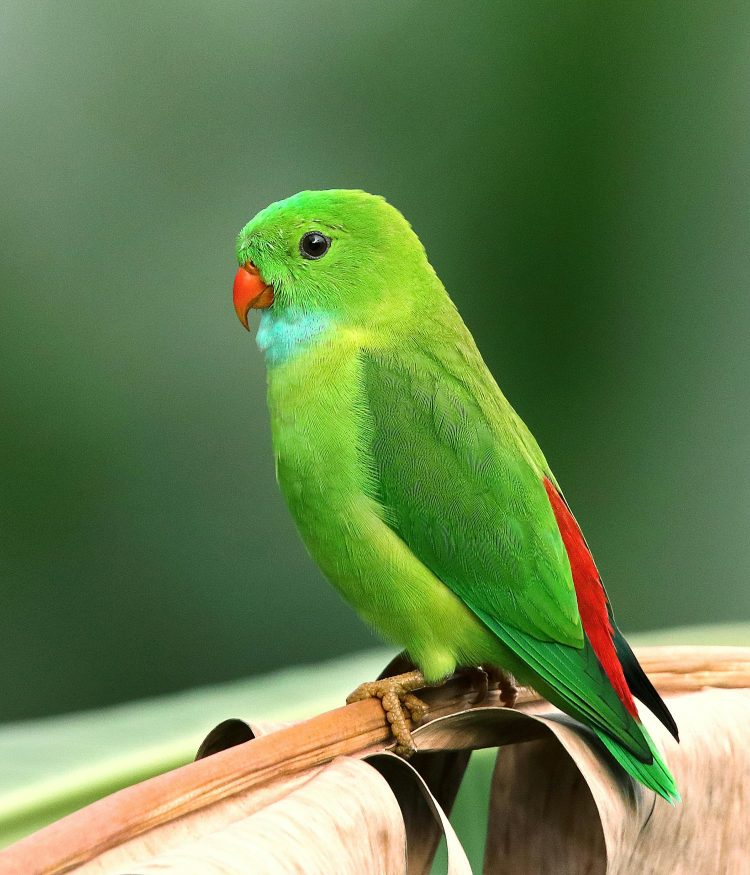
#> input picture images/pexels-roshan-kamath-793618-1661179.jpg, 2250 x 2625 px (shown at 1/3 size)
$ python img_resize_crop.py
#> lines starting #> are read from the running program, lines starting #| are printed output that depends on the picture
import cv2
path = 'images/pexels-roshan-kamath-793618-1661179.jpg'
img = cv2.imread(path)
#> img is the input picture: shape (2625, 2250, 3); mean B, G, R 76.1, 127.4, 100.4

# visualizng the original image
print(img.shape)
#| (2625, 2250, 3)
cv2.imshow('img',img)
cv2.waitKey(0)

#cropped image
crop=img[200:400,500:1000]
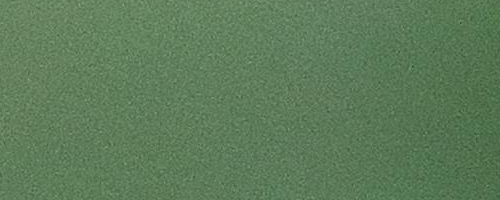
#> crop: shape (200, 500, 3); mean B, G, R 89.3, 124, 93.1
cv2.imshow('crop',crop)
cv2.waitKey(0)


#resize
resize=cv2.resize(img,(400,300))
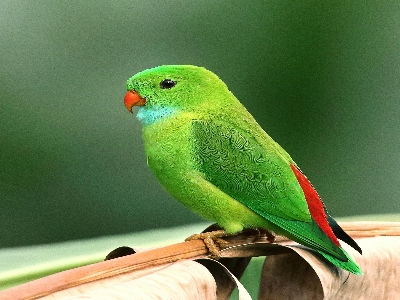
#> resize: shape (300, 400, 3); mean B, G, R 76, 127.3, 100.3
cv2.imshow('resize',resize)
cv2.waitKey(0)

$ run again, with images/istockphoto-627966690-612x612.jpg copied over images/pexels-roshan-kamath-793618-1661179.jpg
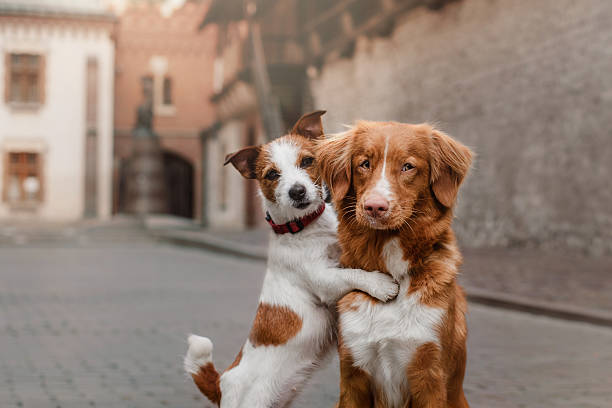
#> input picture images/istockphoto-627966690-612x612.jpg, 612 x 408 px
#> img is the input picture: shape (408, 612, 3); mean B, G, R 116.5, 128.8, 148.4
#| (408, 612, 3)
#> `crop=img[200:400,500:1000]`:
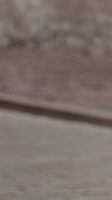
#> crop: shape (200, 112, 3); mean B, G, R 103.7, 110.9, 123.4
#> `resize=cv2.resize(img,(400,300))`:
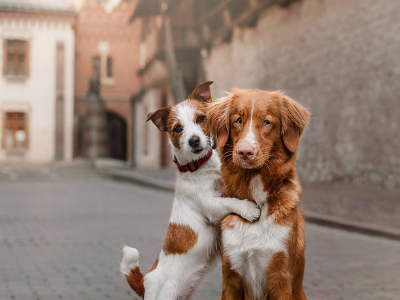
#> resize: shape (300, 400, 3); mean B, G, R 116.4, 128.7, 148.3

$ run again, with images/balloons_noisy.png saved as images/pexels-roshan-kamath-793618-1661179.jpg
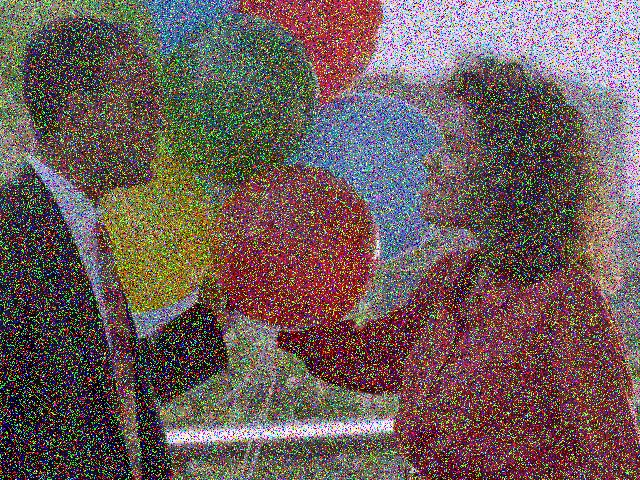
#> input picture images/balloons_noisy.png, 640 x 480 px
#> img is the input picture: shape (480, 640, 3); mean B, G, R 90.6, 92.3, 109.1
#| (480, 640, 3)
#> `crop=img[200:400,500:1000]`:
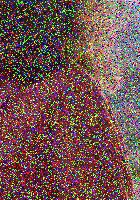
#> crop: shape (200, 140, 3); mean B, G, R 80.5, 81.8, 112.9
#> `resize=cv2.resize(img,(400,300))`:
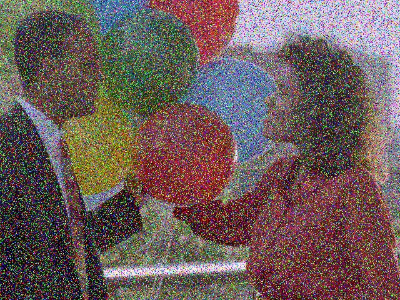
#> resize: shape (300, 400, 3); mean B, G, R 90.5, 92.2, 109
